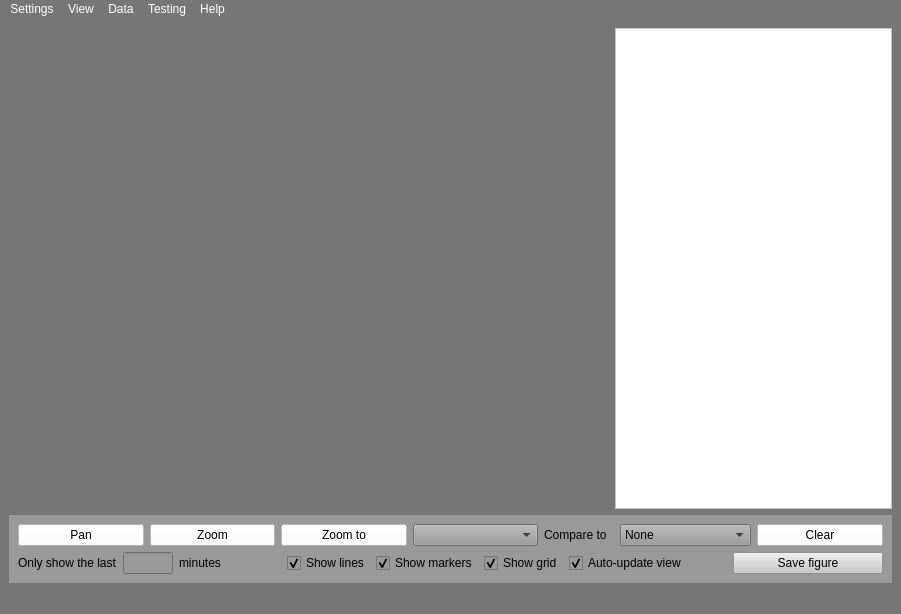
<?xml version="1.0" encoding="UTF-8"?>
<ui version="4.0">
 <class>MainWindow</class>
 <widget class="QMainWindow" name="MainWindow">
  <property name="geometry">
   <rect>
    <x>0</x>
    <y>0</y>
    <width>901</width>
    <height>614</height>
   </rect>
  </property>
  <property name="windowTitle">
   <string>MainWindow</string>
  </property>
  <property name="styleSheet">
   <string notr="true">background-color: rgb(118, 118, 118);
color: rgb(255, 255, 255);</string>
  </property>
  <widget class="QWidget" name="centralwidget">
   <layout class="QVBoxLayout" name="verticalLayout_2">
    <item>
     <layout class="QHBoxLayout" name="horizontalLayout_4">
      <item>
       <widget class="QWidget" name="windowContainer" native="true">
        <property name="sizePolicy">
         <sizepolicy hsizetype="Preferred" vsizetype="Preferred">
          <horstretch>0</horstretch>
          <verstretch>0</verstretch>
         </sizepolicy>
        </property>
        <property name="minimumSize">
         <size>
          <width>600</width>
          <height>0</height>
         </size>
        </property>
       </widget>
      </item>
      <item>
       <widget class="QTableWidget" name="sensorTable">
        <property name="sizePolicy">
         <sizepolicy hsizetype="Expanding" vsizetype="Expanding">
          <horstretch>0</horstretch>
          <verstretch>0</verstretch>
         </sizepolicy>
        </property>
        <property name="maximumSize">
         <size>
          <width>450</width>
          <height>16777215</height>
         </size>
        </property>
        <property name="styleSheet">
         <string notr="true">background-color: rgb(255, 255, 255);</string>
        </property>
       </widget>
      </item>
     </layout>
    </item>
    <item>
     <widget class="QWidget" name="widget" native="true">
      <property name="styleSheet">
       <string notr="true">background-color: rgb(153, 153, 153);
color: rgb(0, 0, 0);</string>
      </property>
      <layout class="QVBoxLayout" name="verticalLayout">
       <item>
        <layout class="QHBoxLayout" name="horizontalLayout_3">
         <item>
          <widget class="QPushButton" name="btnPan">
           <property name="toolTip">
            <string>Left-click &amp; drag to pan, Right-click &amp; pan to zoom in x- and/or y-direction</string>
           </property>
           <property name="styleSheet">
            <string notr="true">background-color: rgb(255, 255, 255);</string>
           </property>
           <property name="text">
            <string>Pan</string>
           </property>
          </widget>
         </item>
         <item>
          <widget class="QPushButton" name="btnZoom">
           <property name="toolTip">
            <string>Left-click &amp; drag to zoom into a rectangle. Right-click &amp; drag to zoom out</string>
           </property>
           <property name="styleSheet">
            <string notr="true">background-color: rgb(255, 255, 255);</string>
           </property>
           <property name="text">
            <string>Zoom</string>
           </property>
          </widget>
         </item>
         <item>
          <widget class="QPushButton" name="btnShowAll">
           <property name="toolTip">
            <string>Zoom to range</string>
           </property>
           <property name="styleSheet">
            <string notr="true">background-color: rgb(255, 255, 255);
</string>
           </property>
           <property name="text">
            <string>Zoom to</string>
           </property>
          </widget>
         </item>
         <item>
          <widget class="QComboBox" name="comboLimits"/>
         </item>
         <item>
          <widget class="QLabel" name="label_3">
           <property name="maximumSize">
            <size>
             <width>70</width>
             <height>16777215</height>
            </size>
           </property>
           <property name="text">
            <string>Compare to</string>
           </property>
          </widget>
         </item>
         <item>
          <widget class="QComboBox" name="comboCompareTo">
           <item>
            <property name="text">
             <string>None</string>
            </property>
           </item>
           <item>
            <property name="text">
             <string>TVAC temperature</string>
            </property>
           </item>
          </widget>
         </item>
         <item>
          <widget class="QPushButton" name="btnClear">
           <property name="toolTip">
            <string>Remove all graphs from plot</string>
           </property>
           <property name="styleSheet">
            <string notr="true">background-color: rgb(255, 255, 255);
</string>
           </property>
           <property name="text">
            <string>Clear</string>
           </property>
          </widget>
         </item>
        </layout>
       </item>
       <item>
        <layout class="QHBoxLayout" name="horizontalLayout_2">
         <item>
          <widget class="QLabel" name="label">
           <property name="maximumSize">
            <size>
             <width>130</width>
             <height>16777215</height>
            </size>
           </property>
           <property name="text">
            <string>Only show the last</string>
           </property>
          </widget>
         </item>
         <item>
          <widget class="QLineEdit" name="editWindowWidth">
           <property name="maximumSize">
            <size>
             <width>50</width>
             <height>16777215</height>
            </size>
           </property>
          </widget>
         </item>
         <item>
          <widget class="QLabel" name="label_2">
           <property name="text">
            <string>minutes</string>
           </property>
          </widget>
         </item>
         <item>
          <spacer name="horizontalSpacer_2">
           <property name="orientation">
            <enum>Qt::Horizontal</enum>
           </property>
           <property name="sizeType">
            <enum>QSizePolicy::Fixed</enum>
           </property>
           <property name="sizeHint" stdset="0">
            <size>
             <width>60</width>
             <height>20</height>
            </size>
           </property>
          </spacer>
         </item>
         <item>
          <widget class="QCheckBox" name="cbShowLines">
           <property name="toolTip">
            <string>Show connecting lines between data points</string>
           </property>
           <property name="text">
            <string>Show lines</string>
           </property>
           <property name="checked">
            <bool>true</bool>
           </property>
          </widget>
         </item>
         <item>
          <widget class="QCheckBox" name="cbShowMarkers">
           <property name="text">
            <string>Show markers</string>
           </property>
           <property name="checked">
            <bool>true</bool>
           </property>
          </widget>
         </item>
         <item>
          <widget class="QCheckBox" name="cbShowGrid">
           <property name="text">
            <string>Show grid</string>
           </property>
           <property name="checked">
            <bool>true</bool>
           </property>
          </widget>
         </item>
         <item>
          <widget class="QCheckBox" name="cbAutoUpdate">
           <property name="toolTip">
            <string>Automatically scroll to show latest data points</string>
           </property>
           <property name="text">
            <string>Auto-update view</string>
           </property>
           <property name="checked">
            <bool>true</bool>
           </property>
          </widget>
         </item>
         <item>
          <spacer name="horizontalSpacer">
           <property name="orientation">
            <enum>Qt::Horizontal</enum>
           </property>
           <property name="sizeHint" stdset="0">
            <size>
             <width>40</width>
             <height>20</height>
            </size>
           </property>
          </spacer>
         </item>
         <item>
          <widget class="QPushButton" name="btnSave">
           <property name="minimumSize">
            <size>
             <width>150</width>
             <height>0</height>
            </size>
           </property>
           <property name="toolTip">
            <string>Save currently shown view as SVG to folder /img</string>
           </property>
           <property name="styleSheet">
            <string notr="true">background-color: rgb(200, 200, 200);</string>
           </property>
           <property name="text">
            <string>Save figure</string>
           </property>
          </widget>
         </item>
        </layout>
       </item>
      </layout>
     </widget>
    </item>
   </layout>
  </widget>
  <widget class="QMenuBar" name="menubar">
   <property name="geometry">
    <rect>
     <x>0</x>
     <y>0</y>
     <width>901</width>
     <height>23</height>
    </rect>
   </property>
   <widget class="QMenu" name="menuSettings">
    <property name="title">
     <string>Settings</string>
    </property>
    <addaction name="menuChangeSteadyState"/>
    <addaction name="menuChangeTimeZone"/>
   </widget>
   <widget class="QMenu" name="menuView">
    <property name="title">
     <string>View</string>
    </property>
    <widget class="QMenu" name="menuSpikes">
     <property name="title">
      <string>Spikes</string>
     </property>
     <addaction name="menuMarkSpikes"/>
     <addaction name="menuRemoveSpikeMarkers"/>
    </widget>
    <widget class="QMenu" name="menuDuplicates">
     <property name="title">
      <string>Duplicates</string>
     </property>
     <addaction name="menuMarkDuplicates"/>
     <addaction name="menuRemoveDupMarkers"/>
    </widget>
    <addaction name="menuChangeAxesLimits"/>
    <addaction name="menuSaveCurrentLimits"/>
    <addaction name="menuChangeMarker"/>
    <addaction name="menuSpikes"/>
    <addaction name="menuDuplicates"/>
    <addaction name="menuAdvancedLinestyleSettings"/>
   </widget>
   <widget class="QMenu" name="menuData">
    <property name="enabled">
     <bool>true</bool>
    </property>
    <property name="title">
     <string>Data</string>
    </property>
    <addaction name="menuAddData"/>
    <addaction name="menuNewData"/>
    <addaction name="menuAverage"/>
    <addaction name="menuRestore"/>
   </widget>
   <widget class="QMenu" name="menuTesting">
    <property name="title">
     <string>Testing</string>
    </property>
    <widget class="QMenu" name="menuTrigger_test_alarm">
     <property name="title">
      <string>Trigger test alarm</string>
     </property>
     <addaction name="menuTestWarning"/>
     <addaction name="menuTestCritical"/>
    </widget>
    <addaction name="menuTrigger_test_alarm"/>
   </widget>
   <widget class="QMenu" name="menuAbout">
    <property name="title">
     <string>Help</string>
    </property>
    <addaction name="menuAbout_2"/>
    <addaction name="menuOnlineDoc"/>
   </widget>
   <addaction name="menuSettings"/>
   <addaction name="menuView"/>
   <addaction name="menuData"/>
   <addaction name="menuTesting"/>
   <addaction name="menuAbout"/>
  </widget>
  <widget class="QStatusBar" name="statusbar"/>
  <action name="menuChangeSteadyState">
   <property name="text">
    <string>Change steady state definition</string>
   </property>
  </action>
  <action name="menuChangeTimeZone">
   <property name="text">
    <string>Change time zone</string>
   </property>
  </action>
  <action name="menuChangeAxesLimits">
   <property name="text">
    <string>Set axes limits</string>
   </property>
  </action>
  <action name="menuAddData">
   <property name="text">
    <string>Load additional data</string>
   </property>
   <property name="toolTip">
    <string>Extend currently shown data by another set of data</string>
   </property>
  </action>
  <action name="menuNewData">
   <property name="text">
    <string>Load new data</string>
   </property>
   <property name="toolTip">
    <string>Discard currently shown data and load a new file</string>
   </property>
  </action>
  <action name="menuChangeMarker">
   <property name="text">
    <string>Change marker style</string>
   </property>
  </action>
  <action name="menuSaveCurrentLimits">
   <property name="text">
    <string>Save current axes limits</string>
   </property>
  </action>
  <action name="menuMarkSpikes">
   <property name="text">
    <string>Place markers</string>
   </property>
  </action>
  <action name="menuRemoveSpikeMarkers">
   <property name="text">
    <string>Remove markers</string>
   </property>
  </action>
  <action name="menuAverage">
   <property name="checkable">
    <bool>false</bool>
   </property>
   <property name="text">
    <string>Average</string>
   </property>
   <property name="toolTip">
    <string>Average data points to smoothen graphs and improve performance</string>
   </property>
  </action>
  <action name="menuRestore">
   <property name="text">
    <string>Restore</string>
   </property>
   <property name="toolTip">
    <string>Revert averaging and restore all data points</string>
   </property>
  </action>
  <action name="menuTestWarning">
   <property name="text">
    <string>Warning</string>
   </property>
  </action>
  <action name="menuTestCritical">
   <property name="text">
    <string>Critical</string>
   </property>
  </action>
  <action name="menuDeleteDuplicateLines">
   <property name="text">
    <string>Delete duplicate markings</string>
   </property>
  </action>
  <action name="menuAdvancedLinestyleSettings">
   <property name="text">
    <string>Advanced line style settings</string>
   </property>
  </action>
  <action name="menuMarkDuplicates">
   <property name="text">
    <string>Mark duplicates</string>
   </property>
  </action>
  <action name="menuRemoveDupMarkers">
   <property name="text">
    <string>Remove duplicate markers</string>
   </property>
  </action>
  <action name="menuAbout_2">
   <property name="text">
    <string>About</string>
   </property>
  </action>
  <action name="menuOnlineDoc">
   <property name="text">
    <string>Online documentation</string>
   </property>
  </action>
 </widget>
 <resources/>
 <connections/>
</ui>
